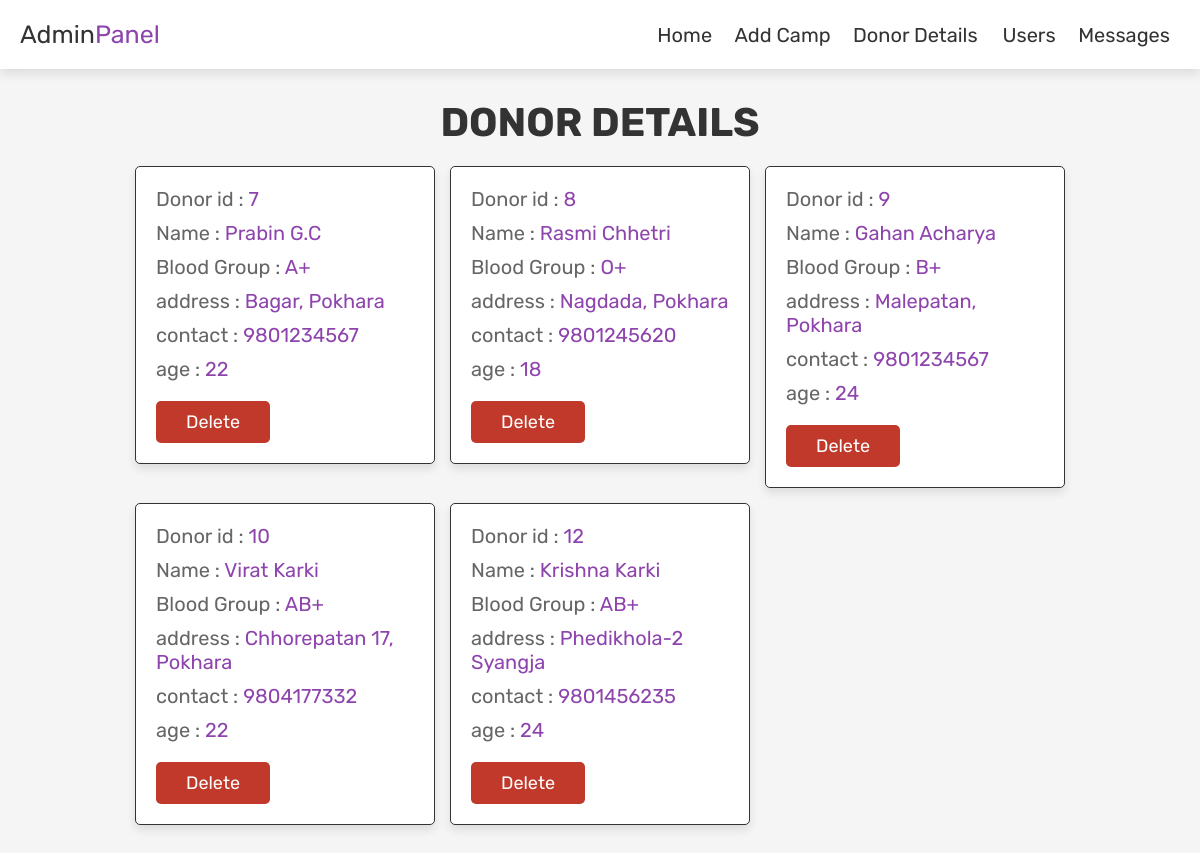
The page /life_shareAdmin/donordetails.php on the database its author committed.
### tables this page shows
CREATE TABLE `donor` (
  `donor_id` int(11) NOT NULL,
  `fullname` varchar(30) NOT NULL,
  `bloodgroup` varchar(10) NOT NULL,
  `address` varchar(50) NOT NULL,
  `contactno` varchar(20) NOT NULL,
  `age` int(3) NOT NULL,
  `id` int(11) NOT NULL,
  `email` varchar(100) NOT NULL
);

### life_shareAdmin/donordetails.php (the view, shortened to what this page needs)
<?php
include 'config.php';
?>
<!DOCTYPE html>
<html lang="en">
<head>
   <link rel="stylesheet" href="https://cdnjs.cloudflare.com/ajax/libs/font-awesome/6.0.0/css/all.min.css">
   <link rel="stylesheet" href="css/admin_style.css">
</head>
<body>
<?php include 'header.php'; ?>
<section class="orders">
   <h1 class="title">Donor details</h1>
   <div class="box-container">
      <?php
      $select_orders = mysqli_query($db, "SELECT * FROM `donor`") or die('query failed');
      if(mysqli_num_rows($select_orders) > 0){
         while($fetch_orders = mysqli_fetch_assoc($select_orders)){
      ?>
      <div class="box">
         <p> Donor id : <span><?php echo $fetch_orders['donor_id']; ?></span> </p>
         <p> Name : <span><?php echo $fetch_orders['fullname']; ?></span> </p>
         <p> Blood Group : <span><?php echo $fetch_orders['bloodgroup']; ?></span> </p>
         <p> address : <span><?php echo $fetch_orders['address']; ?></span> </p>
         <p> contact : <span><?php echo $fetch_orders['contactno']; ?></span> </p>
         <p> age : <span><?php echo $fetch_orders['age']; ?></span> </p>
         <a href="donordetails.php?delete=<?php echo $fetch_orders['donor_id']; ?>" onclick="return confirm('delete this donor?');" class="delete-btn">delete</a>
      </div>
      <?php
         }
      }else{
         echo '<p class="empty">no user register as donor yet!</p>';
      }
      ?>
   </div>
</section>
</body>
</html>

### life_shareAdmin/css/admin_style.css (style rules this page uses)
:root { --purple:#8e44ad; --red:#c0392b; --orange:#f39c12; --black:#333; --white:#fff; --light-color:#666; --light-white:#ccc; --light-bg:#f5f5f5; --border:.1rem solid var(--black); --box-shadow:0 .5rem 1rem rgba(0,0,0,.1); }
* { font-family: 'Rubik', sans-serif; margin:0; padding:0; box-sizing: border-box; outline: none; border:none; text-decoration: none; transition:all .2s linear; }
html { font-size: 62.5%; overflow-x: hidden; }
body { background-color: var(--light-bg); }
section { padding:3rem 2rem; }
.title { text-align: center; margin-bottom: 2rem; text-transform: uppercase; color:var(--black); font-size: 4rem; }
.btn, .option-btn, .delete-btn, .white-btn { display: inline-block; margin-top: 1rem; padding:1rem 3rem; cursor: pointer; color:var(--white); font-size: 1.8rem; border-radius: .5rem; text-transform: capitalize; }
.delete-btn { background-color: var(--red); }
.orders .box-container { display: grid; grid-template-columns: repeat(auto-fit, 30rem); justify-content: center; gap:1.5rem; max-width: 1200px; margin:0 auto; align-items: flex-start; }
.orders .box-container .box { background-color: var(--white); padding:2rem; border:var(--border); box-shadow: var(--box-shadow); border-radius: .5rem; }
.orders .box-container .box p { padding-bottom: 1rem; font-size: 2rem; color:var(--light-color); }
.orders .box-container .box p span { color:var(--purple); }

### rows shown on the page
donor: donor_id "7", fullname "Prabin G.C", bloodgroup "A+", address "Bagar, Pokhara", contactno "9801234567", age "22"
donor: donor_id "8", fullname "Rasmi Chhetri", bloodgroup "O+", address "Nagdada, Pokhara", contactno "9801245620", age "18"
donor: donor_id "9", fullname "Gahan Acharya", bloodgroup "B+", address "Malepatan, Pokhara", contactno "9801234567", age "24"
donor: donor_id "10", fullname "Virat Karki", bloodgroup "AB+", address "Chhorepatan 17, Pokhara", contactno "9804177332", age "22"
donor: donor_id "12", fullname "Krishna Karki", bloodgroup "AB+", address "Phedikhola-2 Syangja", contactno "9801456235", age "24"
